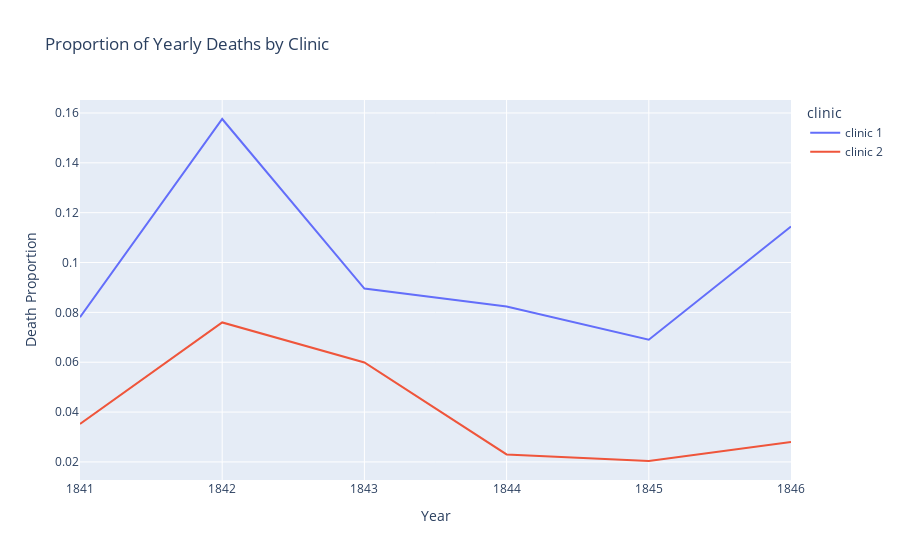

Here is the notebook cell this chart was saved with:
### Markdown cell above
### Plotting the Proportion of Yearly Deaths by Clinic

### Code cell
line = px.line(df_yearly, x='year', y='pct_deaths', color='clinic', title='Proportion of Yearly Deaths by Clinic')

line.update_xaxes(title_text = 'Year')
line.update_yaxes(title_text = 'Death Proportion')




line.show()

### Figure 1 — Plotly figure (JSON) as saved in the notebook; plotly's stock layout.template omitted (floating-point values rounded to 4 significant figures)
{"data": [{"hovertemplate": "clinic=clinic 1<br>year=%{x}<br>pct_deaths=%{y}<extra></extra>", "legendgroup": "clinic 1", "line": {"color": "#636efa", "dash": "solid"}, "mode": "lines", "name": "clinic 1", "orientation": "v", "showlegend": true, "type": "scatter", "x": [1841, 1842, 1843, 1844, 1845, 1846], "xaxis": "x", "y": [0.07806, 0.1576, 0.08954, 0.08236, 0.06901, 0.1145], "yaxis": "y"}, {"hovertemplate": "clinic=clinic 2<br>year=%{x}<br>pct_deaths=%{y}<extra></extra>", "legendgroup": "clinic 2", "line": {"color": "#EF553B", "dash": "solid"}, "mode": "lines", "name": "clinic 2", "orientation": "v", "showlegend": true, "type": "scatter", "x": [1841, 1842, 1843, 1844, 1845, 1846], "xaxis": "x", "y": [0.03522, 0.07597, 0.05988, 0.023, 0.02036, 0.02797], "yaxis": "y"}], "layout": {"legend": {"title": {"text": "clinic"}, "tracegroupgap": 0}, "title": {"text": "Proportion of Yearly Deaths by Clinic"}, "xaxis": {"anchor": "y", "domain": [0, 1], "title": {"text": "Year"}}, "yaxis": {"anchor": "x", "domain": [0, 1], "title": {"text": "Death Proportion"}}}}
